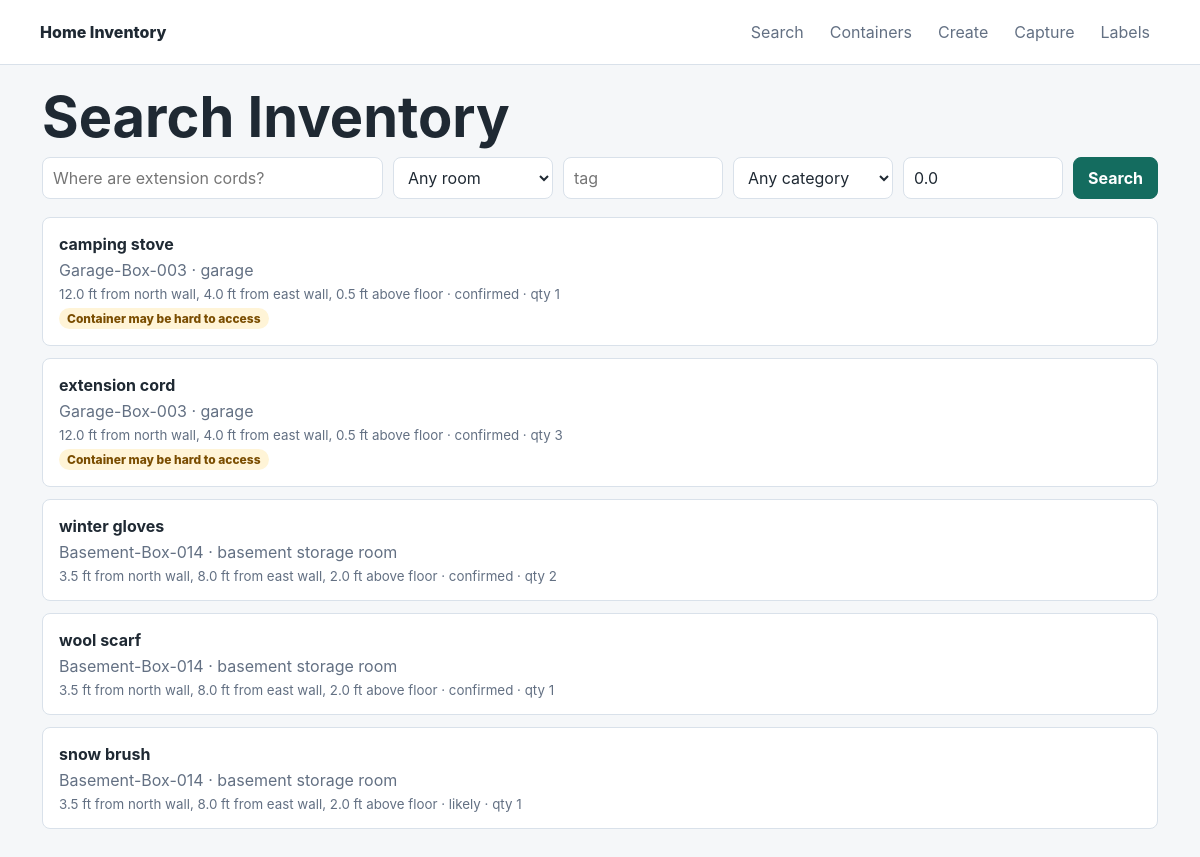
Before: /search with the older database file.
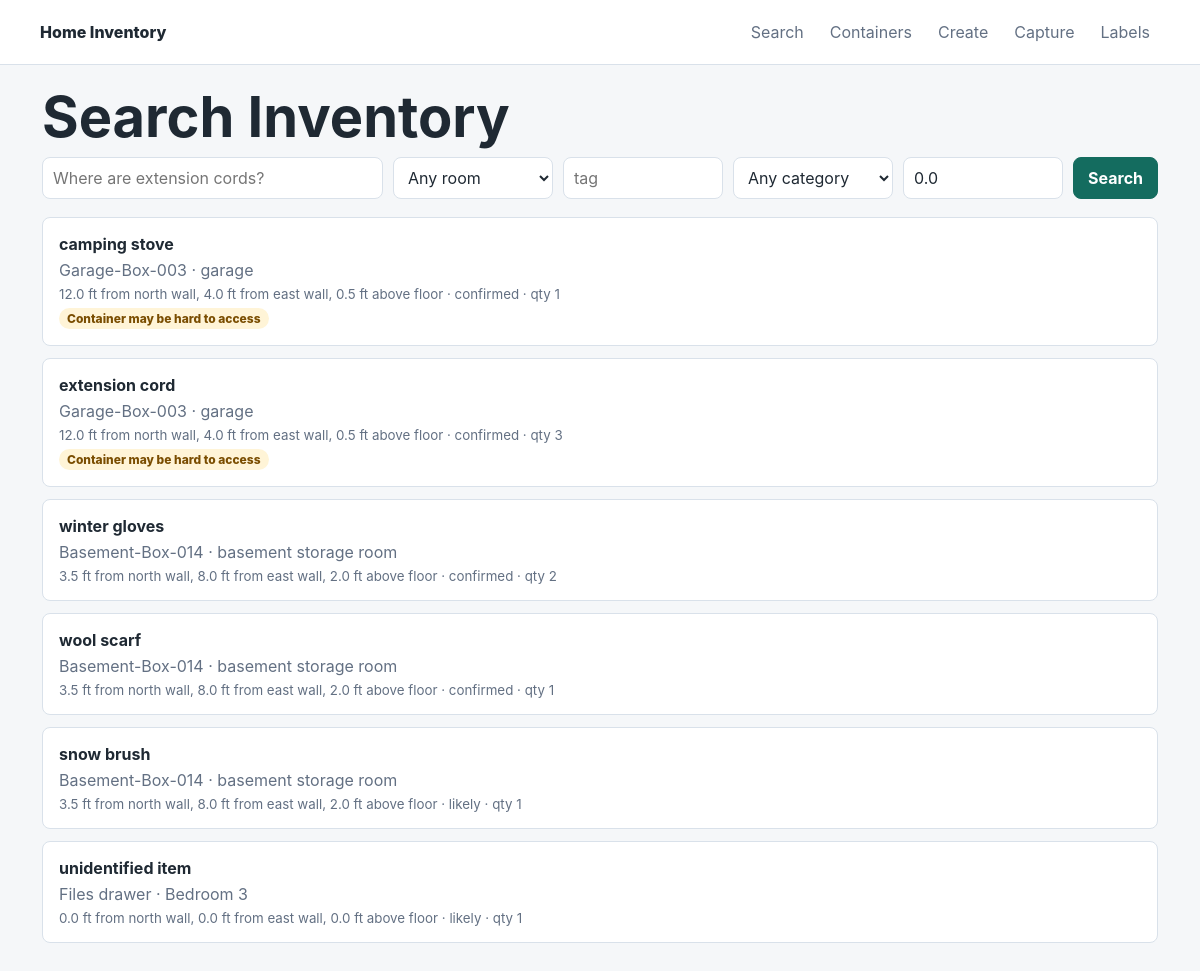
After: the same page with the newer database file.
### tables this page shows
CREATE TABLE box_items (
  id INTEGER PRIMARY KEY AUTOINCREMENT,
  box_id INTEGER NOT NULL REFERENCES boxes(id) ON DELETE CASCADE,
  item_name TEXT NOT NULL,
  normalized_name TEXT NOT NULL,
  quantity INTEGER NOT NULL DEFAULT 1,
  status TEXT NOT NULL DEFAULT 'confirmed' CHECK(status IN ('confirmed', 'likely')),
  confidence REAL NOT NULL DEFAULT 1,
  category TEXT DEFAULT '',
  notes TEXT DEFAULT '',
  tags TEXT DEFAULT '',
  priority INTEGER DEFAULT 0,
  created_at TEXT DEFAULT CURRENT_TIMESTAMP,
  updated_at TEXT DEFAULT CURRENT_TIMESTAMP
, standard_system TEXT DEFAULT '', standard_code TEXT DEFAULT '', standard_label TEXT DEFAULT '');

CREATE TABLE boxes (
  id INTEGER PRIMARY KEY AUTOINCREMENT,
  public_id TEXT NOT NULL UNIQUE,
  name TEXT NOT NULL UNIQUE,
  notes TEXT DEFAULT '',
  tags TEXT DEFAULT '',
  inaccessible INTEGER DEFAULT 0,
  size TEXT DEFAULT '',
  stack_position TEXT DEFAULT '',
  created_at TEXT DEFAULT CURRENT_TIMESTAMP,
  updated_at TEXT DEFAULT CURRENT_TIMESTAMP
, parent_box_id INTEGER REFERENCES boxes(id) ON DELETE SET NULL, container_type TEXT NOT NULL DEFAULT 'box');

CREATE TABLE box_locations (
  id INTEGER PRIMARY KEY AUTOINCREMENT,
  box_id INTEGER NOT NULL UNIQUE REFERENCES boxes(id) ON DELETE CASCADE,
  room_name TEXT NOT NULL,
  north_ft REAL NOT NULL DEFAULT 0,
  east_ft REAL NOT NULL DEFAULT 0,
  elevation_ft REAL NOT NULL DEFAULT 0,
  updated_at TEXT DEFAULT CURRENT_TIMESTAMP
);

### app/main.py (the view)
@app.get("/search", response_class=HTMLResponse)
def search_page(request: Request, q: str = "", room: str = "", tag: str = "", category: str = "", min_confidence: float = 0, conn=Depends(db)):
    results = search_items(conn, q, room, tag, category, min_confidence)
    similar = similar_items(conn, q) if q else []
    rooms = rows(conn.execute("SELECT DISTINCT room_name FROM box_locations ORDER BY room_name"))
    return templates.TemplateResponse(
        "search.html",
        {"request": request, "q": q, "room": room, "tag": tag, "category": category, "min_confidence": min_confidence, "results": results, "rooms": rooms, "similar": similar, "categories": HOUSEHOLD_CATEGORIES},
    )

### app/templates/search.html (shortened to what this page needs)
{% extends "base.html" %}
{% block content %}
<h1>Search Inventory</h1>
<form class="filters" action="/search">
  <input name="q" value="{{ q }}" placeholder="Where are extension cords?">
  <select name="room">
    <option value="">Any room</option>
  </select>
  <input name="tag" value="{{ tag }}" placeholder="tag">
  <select name="category">
    <option value="">Any category</option>
  </select>
  <input name="min_confidence" type="number" min="0" max="1" step="0.1" value="{{ min_confidence }}" aria-label="Minimum confidence">
  <button>Search</button>
</form>
<div class="results">
  {% for item in results %}
  <a class="result-row" href="/box/{{ item.public_id }}">
    <strong>{{ item.item_name }}</strong>
    <span>{{ item.container_path or item.box_name }} · {{ item.room_name }}</span>
    <small>{{ item.north_ft }} ft from north wall, {{ item.east_ft }} ft from east wall, {{ item.elevation_ft }} ft above floor · {{ item.status }} · qty {{ item.quantity }}</small>
    {% if item.inaccessible %}<em>Container may be hard to access</em>{% endif %}
  </a>
  {% else %}
  <p>No matching items yet.</p>
  {% endfor %}
</div>
{% endblock %}

### app/templates/base.html (shortened to what this page needs)
<!doctype html>
<html lang="en">
<head>
  <link rel="stylesheet" href="/static/app.css">
</head>
<body>
  <header class="topbar">
    <a class="brand" href="/">Home Inventory</a>
    <nav>
      <a href="/search">Search</a>
      <a href="/boxes">Containers</a>
      <a href="/boxes/new">Create</a>
      <a href="/capture">Capture</a>
      <a href="/labels">Labels</a>
    </nav>
  </header>
  <main class="page">
    {% block content %}{% endblock %}
  </main>
</body>
</html>

### app/static/app.css (style rules this page uses)
:root { color-scheme: light; --ink: #1f2933; --muted: #637083; --line: #d9e1ea; --paper: #ffffff; --bg: #f5f7f9; --accent: #146c5f; --accent-2: #b73e4b; --soft: #e8f3f0; --warn: #f4b740; }
* { box-sizing: border-box; }
body { margin: 0; font-family: Inter, ui-sans-serif, system-ui, -apple-system, BlinkMacSystemFont, "Segoe UI", sans-serif; background: var(--bg); color: var(--ink); }
a { color: inherit; text-decoration: none; }
.topbar { position: sticky; top: 0; z-index: 5; display: flex; justify-content: space-between; align-items: center; gap: 16px; padding: 14px clamp(16px, 4vw, 40px); background: rgba(255,255,255,.94); border-bottom: 1px solid var(--line); backdrop-filter: blur(12px); }
.brand { font-weight: 800; }
nav { display: flex; gap: 6px; flex-wrap: wrap; }
nav a { min-height: 36px; padding: 8px 10px; border-radius: 8px; color: var(--muted); }
.page { width: min(1180px, 100%); margin: 0 auto; padding: 24px clamp(14px, 3vw, 32px) 56px; }
h1, h2 { margin: 0 0 12px; letter-spacing: 0; }
h1 { font-size: clamp(30px, 6vw, 56px); line-height: 1; }
button, .button { display: inline-flex; align-items: center; justify-content: center; min-height: 40px; padding: 9px 14px; border: 1px solid var(--accent); border-radius: 8px; background: var(--accent); color: white; font: inherit; font-weight: 700; cursor: pointer; }
input, textarea, select { width: 100%; min-height: 40px; padding: 9px 10px; border: 1px solid var(--line); border-radius: 8px; background: white; color: var(--ink); font: inherit; }
.searchbar, .filters { display: grid; grid-template-columns: minmax(0, 1fr) auto; gap: 10px; }
.filters { grid-template-columns: minmax(220px, 1fr) repeat(4, minmax(110px, 160px)) auto; margin-bottom: 18px; }
.box-grid, .box-list, .create-grid, .results, .photo-grid, .suggestions { display: grid; gap: 12px; }
.box-card, .result-row { display: grid; gap: 6px; padding: 16px; border: 1px solid var(--line); border-radius: 8px; background: white; }
.box-card span, .result-row span, small { color: var(--muted); }
em { display: inline-flex; width: fit-content; padding: 3px 8px; border-radius: 999px; background: #fff4d7; color: #7a4d00; font-style: normal; font-size: 12px; font-weight: 800; }

Changed rows visible on the page:
added box_items: item_name "unidentified item", status "likely"
added boxes: name "Files drawer"
added box_locations: room_name "Bedroom 3", north_ft "0.0", east_ft "0.0", elevation_ft "0.0"
Other visible differences:
new list line: "· ft from north wall, ft from east wall, ft above floor · · qty 1"
